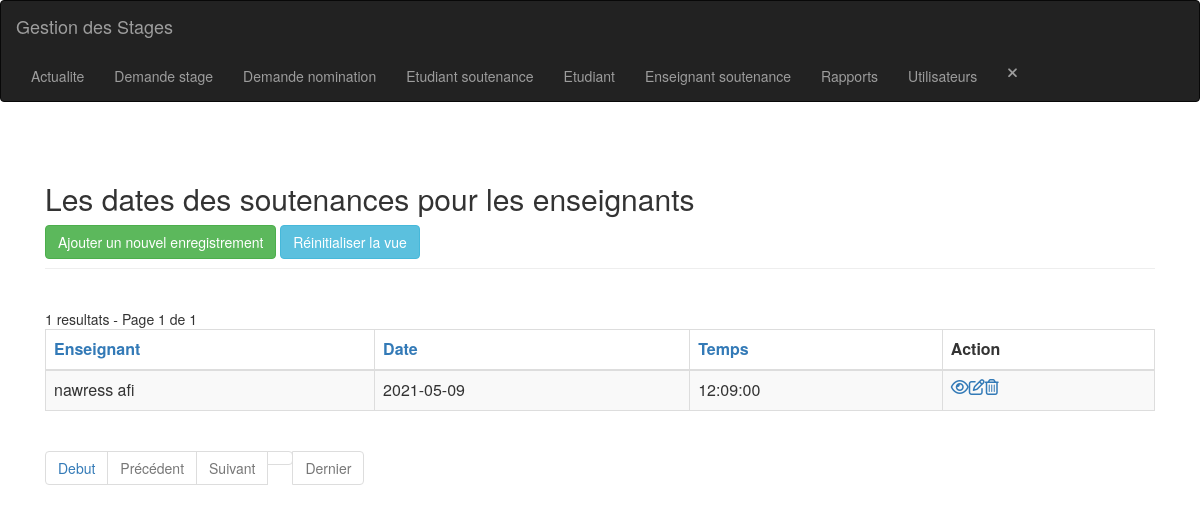
/enseignant_soutenance-index.php (signed in), run on the app's committed database.
### tables this page shows
CREATE TABLE IF NOT EXISTS `enseignant_soutenance` (
  `id` int(11) NOT NULL AUTO_INCREMENT,
  `id_enseignant` int(11) NOT NULL,
  `date` date NOT NULL,
  `temps` time NOT NULL,
  PRIMARY KEY (`id`),
  KEY `enseignant_soutenance_ibfk_1` (`id_enseignant`)
);

CREATE TABLE IF NOT EXISTS `utilisateur` (
  `id` int(11) NOT NULL AUTO_INCREMENT,
  `nom` varchar(30) NOT NULL,
  `prenom` varchar(30) NOT NULL,
  `tel` int(30) NOT NULL,
  `email` varchar(50) NOT NULL,
  `adresse` varchar(50) NOT NULL,
  `cin` varchar(10) NOT NULL,
  `login` varchar(30) NOT NULL,
  `pwd` varchar(30) NOT NULL,
  `approuver` int(11) NOT NULL,
  `type` int(11) NOT NULL,
  PRIMARY KEY (`id`),
  UNIQUE KEY `login` (`login`)
);

### config.php (called while the page is built, shortened)
<?php
$no_of_records_per_page = 8;

### function.php (called while the page is built, shortened)
<?php
function getEtudiantName($link, $id)
{
    $nom = '';
    $sql = "SELECT nom,prenom FROM utilisateur WHERE id = $id";
    if ($stmt = mysqli_prepare($link, $sql)) {
        if (mysqli_stmt_execute($stmt)) {
            $result = mysqli_stmt_get_result($stmt);
            if (mysqli_num_rows($result) == 1) {
                $row = mysqli_fetch_array($result, MYSQLI_ASSOC);
                $nom = $row["nom"] . ' ' . $row["prenom"];
            }
        }
    }
    return $nom;
}

### enseignant_soutenance-index.php (the view, shortened to what this page needs)
<?php
include_once('header.php');
include_once('navbar.php');
include_once('function.php');
?>
<section class="pt-5">
    <div class="container-fluid">
        <div class="row">
            <div class="col-md-12">
                <div class="page-header clearfix">
                    <h2 class="float-left">Les dates des soutenances pour les enseignants</h2>
                    <?php if (isset($_SESSION['users']['type']) == 3) { ?>
                        <a href="enseignant_soutenance-create.php" class="btn btn-success float-right">Ajouter un nouvel enregistrement</a>
                    <?php } ?>
                    <a href="enseignant_soutenance-index.php" class="btn btn-info float-right mr-2">Réinitialiser la vue</a>
                </div>
                <br>
                <?php
                require_once "config.php";
                $domain     = $_SERVER['HTTP_HOST'];
                $script   = $_SERVER['SCRIPT_NAME'];
                $parameters   = $_SERVER['QUERY_STRING'];
                $protocol = strpos(strtolower($_SERVER['SERVER_PROTOCOL']), 'https')
                    === FALSE ? 'http' : 'https';
                $currenturl = $protocol . '://' . $domain . $script . '?' . $parameters;
                if (isset($_GET['pageno'])) {
                    $pageno = $_GET['pageno'];
                } else {
                    $pageno = 1;
                }
                $offset = ($pageno - 1) * $no_of_records_per_page;
                $total_pages_sql = "SELECT COUNT(*) FROM enseignant_soutenance";
                $result = mysqli_query($link, $total_pages_sql);
                $total_rows = mysqli_fetch_array($result)[0];
                $total_pages = ceil($total_rows / $no_of_records_per_page);
                $order = 'id';
                $sort = 'desc';
                $sql = "SELECT * FROM enseignant_soutenance ORDER BY $order $sort LIMIT $offset, $no_of_records_per_page";
                $count_pages = "SELECT * FROM enseignant_soutenance";
                if (!empty($_GET['search'])) {
                    $search = ($_GET['search']);
                    $sql = "SELECT * FROM enseignant_soutenance
                            WHERE CONCAT (id_enseignant,date,temps)
                            LIKE '%$search%'
                            ORDER BY $order $sort
                            LIMIT $offset, $no_of_records_per_page";
                    $count_pages = "SELECT * FROM enseignant_soutenance
                            WHERE CONCAT (id_enseignant,date,temps)
                            LIKE '%$search%'
                            ORDER BY $order $sort";
                } else {
                    $search = "";
                }
                if ($result = mysqli_query($link, $sql)) {
                    if (mysqli_num_rows($result) > 0) {
                        if ($result_count = mysqli_query($link, $count_pages)) {
                            $total_pages = ceil(mysqli_num_rows($result_count) / $no_of_records_per_page);
                        }
                        $number_of_results = mysqli_num_rows($result_count);
                        echo " " . $number_of_results . " resultats - Page " . $pageno . " de " . $total_pages;
                        echo "<table class='table table-bordered table-striped'>";
                        echo "<thead>";
                        echo "<tr>";
                        echo "<th><a href=?search=$search&sort=&order=id_enseignant&sort=$sort>Enseignant</th>";
                        echo "<th><a href=?search=$search&sort=&order=date&sort=$sort>Date</th>";
                        echo "<th><a href=?search=$search&sort=&order=temps&sort=$sort>Temps</th>";
                        echo "<th>Action</th>";
                        echo "</tr>";
                        echo "</thead>";
                        echo "<tbody>";
                        while ($row = mysqli_fetch_array($result)) {
                            $nomm = getEtudiantName($link, $row['id_enseignant']);
                            echo "<tr>";
                            echo "<td>" . $nomm . "</td>";
                            echo "<td>" . $row['date'] . "</td>";
                            echo "<td>" . $row['temps'] . "</td>";
                            echo "<td>";
                            echo "<a href='enseignant_soutenance-read.php?id=" . $row['id'] . "' title='Afficher enregistrement' data-toggle='tooltip'><i class='far fa-eye'></i></a>";
                            if ($_SESSION['users']['type'] == 3) {
                                echo "<a href='enseignant_soutenance-update.php?id=" . $row['id'] . "' title='Mettre à jour enregistrement' data-toggle='tooltip'><i class='far fa-edit'></i></a>";
                                echo "<a href='enseignant_soutenance-delete.php?id=" . $row['id'] . "' title='Supprimer enregistrement' data-toggle='tooltip'><i class='far fa-trash-alt'></i></a>";
                            }
                            echo "</td>";
                            echo "</tr>";
                        }
                        echo "</tbody>";
                        echo "</table>";
                ?>
                        <ul class="pagination" align-right>
                            <?php
                            $new_url = preg_replace('/&?pageno=[^&]*/', '', $currenturl);
                            ?>
                            <li class="page-item"><a class="page-link" href="<?php echo $new_url . '&pageno=1' ?>">Debut</a></li>
                            <li class="page-item <?php if ($pageno <= 1) {
                                                        echo 'disabled';
                                                    } ?>">
                                <a class="page-link" href="<?php if ($pageno <= 1) {
                                                                echo '#';
                                                            } else {
                                                                echo $new_url . "&pageno=" . ($pageno - 1);
                                                            } ?>">Précédent</a>
                            </li>
                            <li class="page-item <?php if ($pageno >= $total_pages) {
                                                        echo 'disabled';
                                                    } ?>">
                                <a class="page-link" href="<?php if ($pageno >= $total_pages) {
                                                                echo '#';
                                                            } else {
                                                                echo $new_url . "&pageno=" . ($pageno + 1);
                                                            } ?>">Suivant</a>
                            </li>
                            <li class="page-item <?php if ($pageno >= $total_pages) {
                                                        echo 'disabled';
                                                    } ?>">
                                <a class="page-item"><a class="page-link" href="<?php echo $new_url . '&pageno=' . $total_pages; ?>">Dernier</a>
                            </li>
                        </ul>
                <?php
                    } else {
                        echo "<p class='lead'><em>Aucun enregistrement n'a été trouvé.</em></p>";
                    }
                } else {
                    echo "ERROR: Could not able to execute $sql. " . mysqli_error($link);
                }
                ?>
            </div>
        </div>
    </div>
</section>
<?php
include_once('footer.php');
?>
</body>
</html>

### data on the page
enseignant_soutenance: id_enseignant.prenom "nawress afi", date "2021-05-09", temps "12:09:00"

### other printed values
$number_of_results "1"
$pageno "1"
$total_pages "1"
